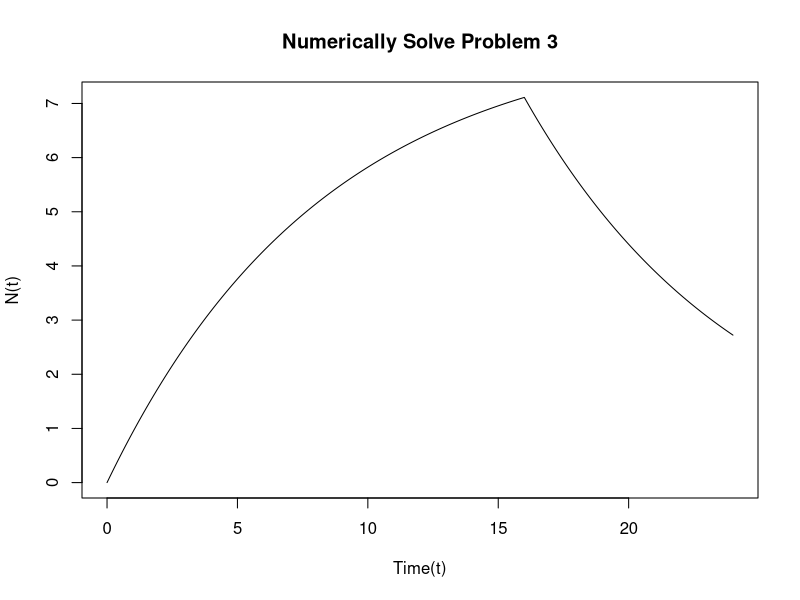

Recreate this plot in R.
# problem 3
# eq 1: dA/dt=Ro-kA - when patch on

library(deSolve)

model1<-function(times,y,params){
  A<-y
  k<-params[1]
  Ro<-params[2]
  dA<-Ro-k*A
  return(list(dA))
}


# initial value 
y<-0
# parameters
k<-0.12
Ro<-1

params<-c(k,Ro)

# time range for solution
times<-seq(0,16,0.1)

# call 'ode' function from library "deSolve"
out1<-ode(y,times,model1,params)

model2<-function(times,y,params){
  A<-y
  k<-params[1]
  dA<--k*A
  return(list(dA))
}


# initial value 
y<-out1[161,2]
print(y)
# parameters
k<-0.12

params<-c(k)

# time range for solution
times<-seq(16,16+8,0.1)

# call 'ode' function from library "deSolve"
out2<-ode(y,times,model2,params)
out=rbind(out1,out2)
print(out)
#par(mfrow = c(2, 2))
# overloaded function for ode
plot(out,type='line', xlab="Time(t)", ylab="N(t)", color='red', main="Numerically Solve Problem 3")

#summary
print(out)
print(summary(out))
